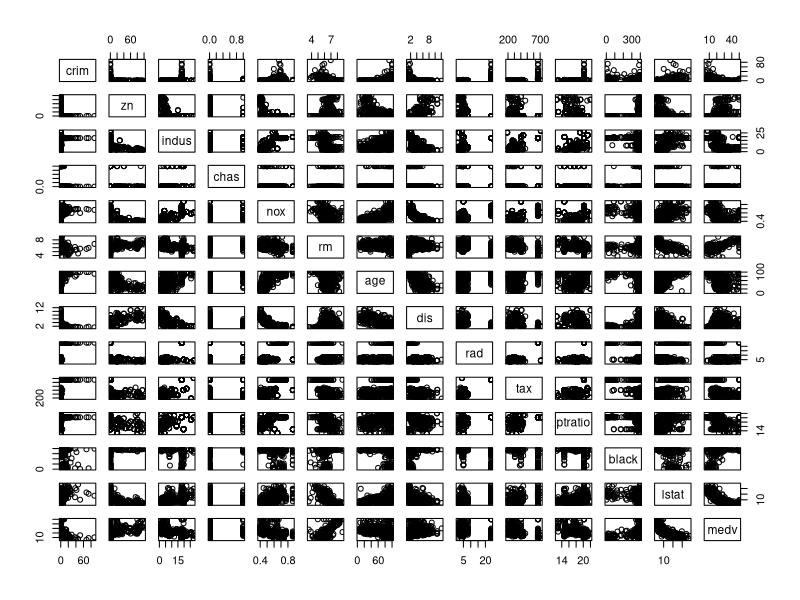
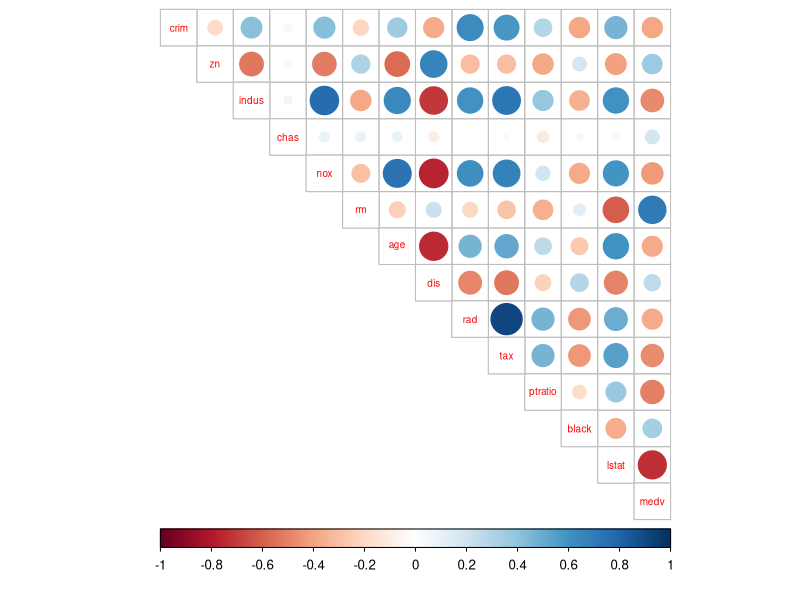
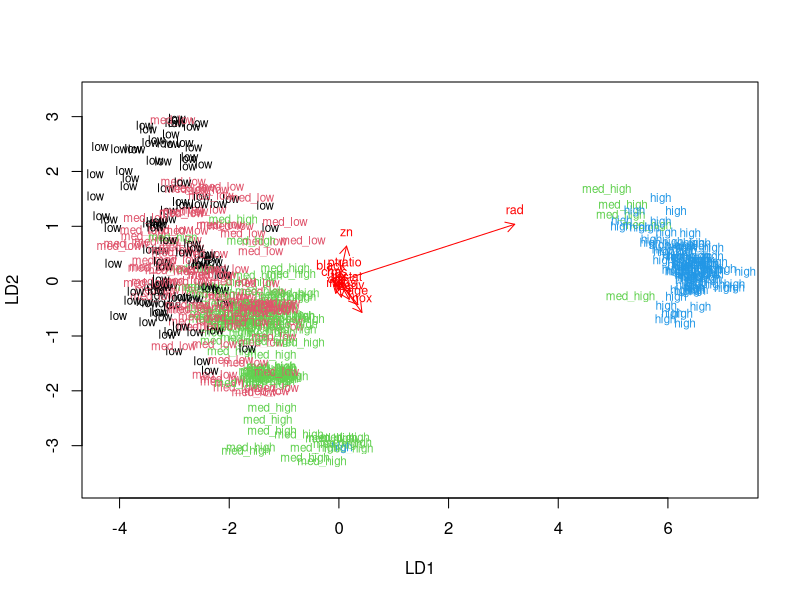
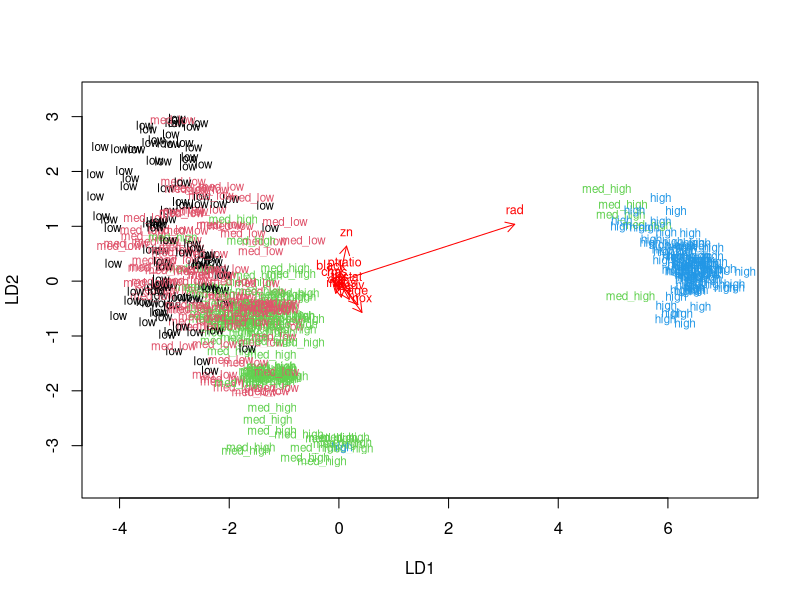
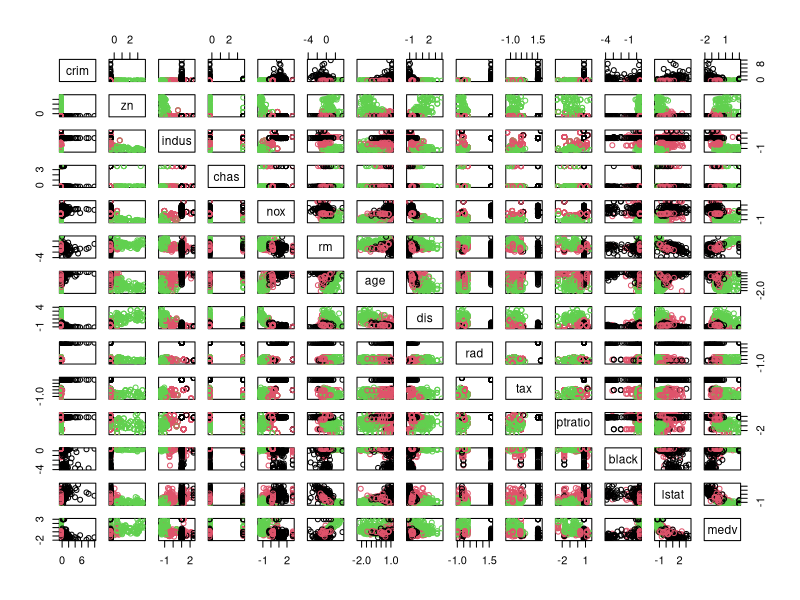
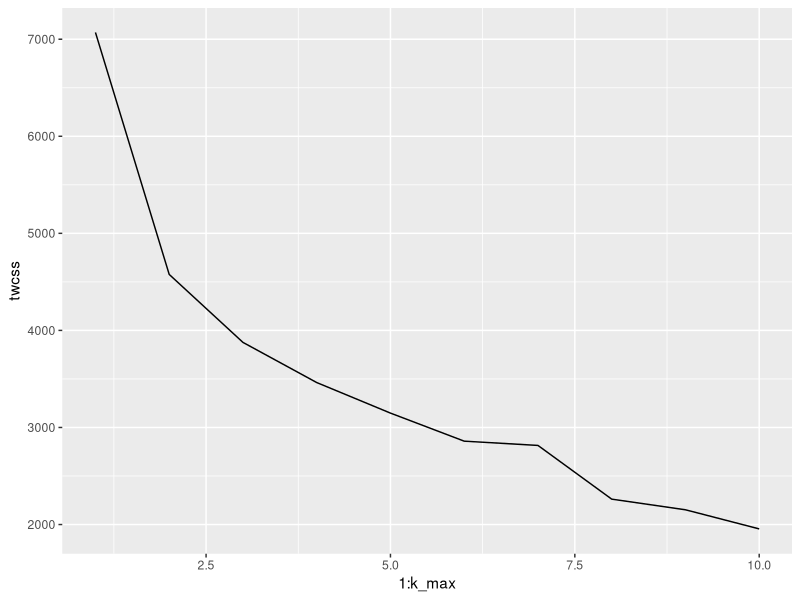
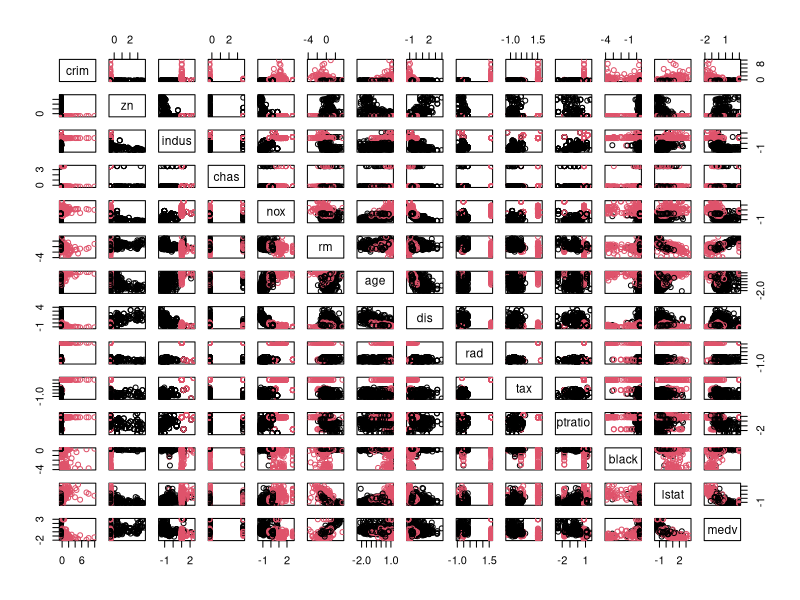

Generate these figures, in order, with R:
## ---- chunk 1
#2.

library(MASS)
data("Boston")

str(Boston)
dim(Boston)

testi= cbind(Boston[1:2], Boston[3])

testaa= testi[c(3, 1:2)]

## ---- chunk 2
#3.

library(corrplot)
library(tidyverse)

pairs(Boston)

# calculate the correlation matrix and round it
cor_matrix<-cor(Boston) %>%
round(.,2)
cor_matrix
# print the correlation matrix


# visualize the correlation matrix
corrplot(cor_matrix, method="circle", type= "upper", cl.pos= "b", tl.pos= "d", tl.cex= 0.6)
## ---- chunk 3
#4.
# center and standardize variables

str(Boston)
boston_scaled <- scale(Boston)
str(boston_scaled)

# summaries of the scaled variables
summary(boston_scaled)

# class of the boston_scaled object
class(boston_scaled)

# change the object to data frame
boston_scaled = as.data.frame(boston_scaled)

str(boston_scaled)

## ---- chunk 4
# 6.


# boston_scaled is available

# save the scaled crim as scaled_crim
scaled_crim <- boston_scaled$crim

# summary of the scaled_crim
summary(scaled_crim)

# create a quantile vector of crim and print it
bins <- quantile(scaled_crim)
bins

str(scaled_crim)

# create a categorical variable 'crime'
crime <- cut(scaled_crim, breaks = bins, include.lowest = TRUE, labels
=c("low", "med_low", "med_high", "high"))

# look at the table of the new factor crime
table(crime)

# remove original crim from the dataset
boston_scaled <- dplyr::select(boston_scaled, -crim)

# add the new categorical value to scaled data
boston_scaled <- data.frame(boston_scaled, crime)

# number of rows in the Boston dataset 
n <- nrow(boston_scaled)

# choose randomly 80% of the rows
ind <- sample(n,  size = n * 0.8)

# create train set
train <- boston_scaled[ind,]

# create test set 
test <- boston_scaled[-ind,]

# save the correct classes from test data
correct_classes <- test$crime

# remove the crime variable from test data
test <- dplyr::select(test, -crime)

str(Boston)
## ---- chunk 5
lda.fit <- lda(crime~. , data = train)

# print the lda.fit object
lda.fit

# the function for lda biplot arrows
lda.arrows <- function(x, myscale = 1, arrow_heads = 0.1, color = "red", tex = 0.75, choices = c(1,2)){
  heads <- coef(x)
  arrows(x0 = 0, y0 = 0, 
         x1 = myscale * heads[,choices[1]], 
         y1 = myscale * heads[,choices[2]], col=color, length = arrow_heads)
  text(myscale * heads[,choices], labels = row.names(heads), 
       cex = tex, col=color, pos=3)
}

# target classes as numeric
classes <- as.numeric(train$crime)

# plot the lda results
plot(lda.fit, dimen = 2, col=classes, pch=classes)
lda.arrows(lda.fit, myscale = 1)

classes <- as.numeric(train$crime)

# plot the lda results
plot(lda.fit, dimen = 2, col=classes, pch=classes)
lda.arrows(lda.fit, myscale = 1)

lda.pred <- predict(lda.fit, newdata = test)

# cross tabulate the results
table(correct = correct_classes, predicted = lda.pred$class)
## ---- chunk 6
#7.

library(MASS)
data('Boston')

Boston= scale(Boston)

# euclidean distance matrix
dist_eu <- dist(Boston)

# look at the summary of the distances
summary(dist_eu)

# manhattan distance matrix
dist_man <- dist(Boston, method="manhattan")


# look at the summary of the distances
summary(dist_man)


## ---- chunk 7
km <-kmeans(Boston, centers = 3)

# plot the Boston dataset with clusters
pairs(Boston, col = km$cluster)
## ---- chunk 8

library(ggplot2)
set.seed(123)

# determine the number of clusters
k_max <- 10

# calculate the total within sum of squares
twcss <- sapply(1:k_max, function(k){kmeans(Boston, k)$tot.withinss})

# visualize the results
qplot(x = 1:k_max, y = twcss, geom = 'line')

# k-means clustering
km <-kmeans(Boston, centers= 2)

# plot the Boston dataset with clusters
pairs(Boston, col = km$cluster)
